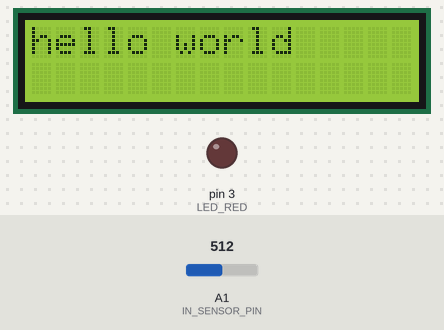
This sketch was run on a simulated Arduino Uno, built with avr-gcc and run on an emulated ATmega328P. Shown: 16×2 character LCD, output pins drawn as LEDs (lit = HIGH). The inputs (shaded band) are chosen by the test bench; at power-on: A1 (IN_SENSOR_PIN) = 512. What the sketch prints to the serial monitor is not drawn.

Above: at 0.1 s.
3.3 s: A1 (IN_SENSOR_PIN) set to 533
4.8 s: A1 (IN_SENSOR_PIN) set to 548
At 5.2 s:
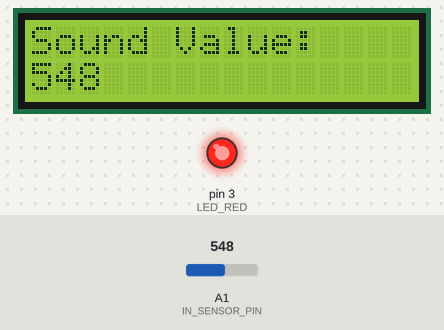
7.8 s: A1 (IN_SENSOR_PIN) set to 716
At 9.8 s:
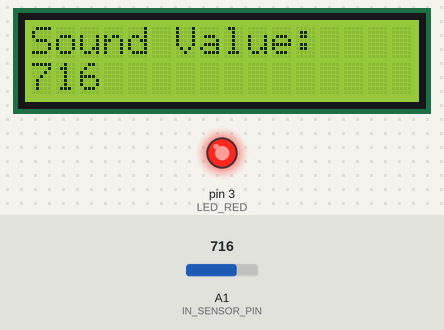
10.3 s: A1 (IN_SENSOR_PIN) set to 530
At 11.4 s:
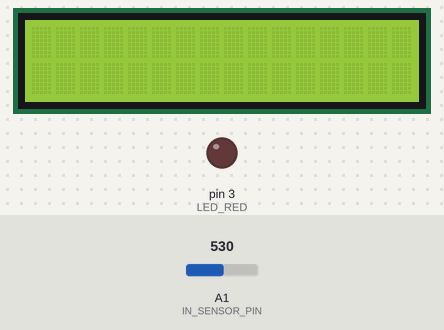
Timing chart, 0 to 13.3 s (numbered marks = the images above; inputs shaded):
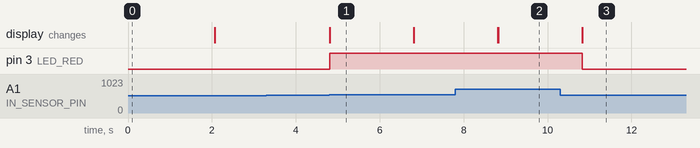

The sketch:

sound-sensor.ino
```cpp
#include <LiquidCrystal.h>

// SENSOR PIN
const int IN_SENSOR_PIN = A1;
// LED PINS
const int LED_RED = 3;
// LCD PINS
const int rs = 8, en = 9, d4 = 10, d5 = 11, d6 = 12, d7 = 13; // Changed rs to pin 8
LiquidCrystal lcd(rs, en, d4, d5, d6, d7);

//VARIABLES
const int THRESHOLD = 540;//sets THRESHOLD value for when the LED turns on

void setup() {

  pinMode(IN_SENSOR_PIN, INPUT); //sensor pin set to input

  pinMode(LED_RED, OUTPUT); // LED pin set to OUTPUT

  lcd.begin(16, 2); // Set up the LCD's number of columns and rows

  // Testing the LCD
  lcd.print("hello world");
  delay(2000); // Wait for 2 seconds before clearing the screen
  lcd.clear();

  Serial.begin(9600);
}

void loop() {


  int SOUND_VALUE = analogRead(IN_SENSOR_PIN); //reads analog data from sound sensor
  Serial.println(SOUND_VALUE);
  if (SOUND_VALUE >= THRESHOLD){
    digitalWrite(LED_RED, HIGH); //turns RED LED on
    // Show the sensor value on the LCD
    lcd.setCursor(0, 0);
    lcd.print("Sound Value: ");
    lcd.setCursor(0, 1);
    lcd.print(SOUND_VALUE);

    delay(2000);
    lcd.clear();

    digitalWrite(LED_RED, LOW); //turn RED LED off
  }
  else{
    digitalWrite(LED_RED, LOW);
  }
}
```

Measured:
- the behaviour switches between 539 and 540 on A1 (IN_SENSOR_PIN) (found by bisection; images 0 and 1)
- after the input at 3.3 s, every drawn part: stays the same
- after the input at 4.8 s, pin 3 (LED_RED): LOW → HIGH at once; the display: changes at once (image 1)
- after the input at 7.8 s, the display: first differs from a run without the input after 1.0 s (image 2)
- after the input at 10.3 s, pin 3 (LED_RED): HIGH → LOW after 0.52 s
- what the display in image 1 shows lasts 2.0 s, from 4.8 s to 6.8 s
